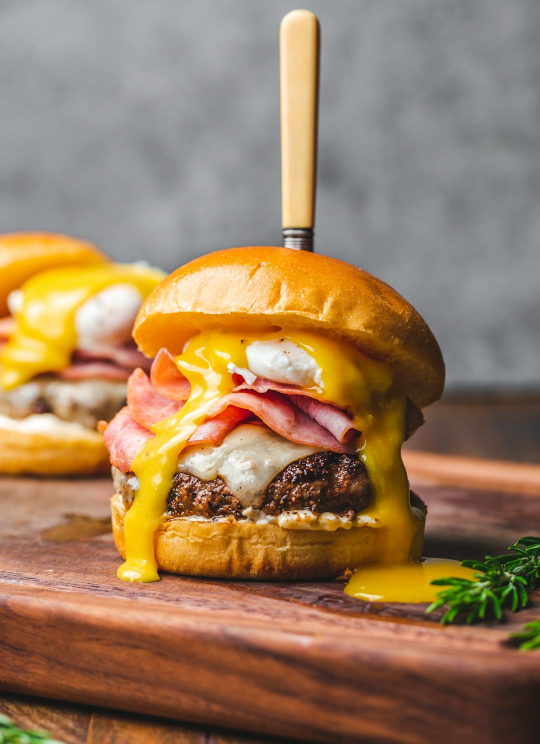
#> input picture data/no/food_-GFCYhoRe48.jpg, 1080 x 1488 px, given as the content of the folder ../data/yes, which was not available (shown at 1/2 size)
$ python compare_optimizers.py
#> lines starting #> are read from the running program, lines starting #| are printed output that depends on the picture; pictures that were not available may be replaced by others from this repository, and a replacement may not be noted
### src/features.py
"""
features.py

Turns an image into a feature vector - a list of numbers describing it.
An image goes from a grid of pixels
to a single point in N-dimensional space. Everything downstream (the
model, the math, the learning) happens on these vectors, not on raw
pixels. Raw pixels would need far more data than we have (a few hundred
images per question) to learn anything real.
"""

from PIL import Image
import numpy as np


def load_image(path, size=(64, 64)):
    """Load an image, force it to RGB, resize to a fixed size.
    Fixed size matters: every image needs to produce a feature
    vector of the same length so we can compare / train on them."""
#> called with path = '../data/yes/food_-GFCYhoRe48.jpg', size = (64, 64)
    img = Image.open(path).convert("RGB")
#> img is the input picture: PIL image 1080x1488 RGB; mean R, G, B 155.6, 126.1, 95.5
    img = img.resize(size)
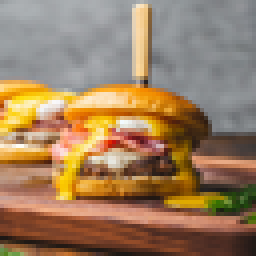
#> img: PIL image 64x64 RGB (shown 4 times larger); mean R, G, B 155.6, 126.1, 95.5
    return np.array(img) / 255.0  # scale pixel values to [0, 1]


def average_color(img_array):
    """Mean of R, G, B across the whole image. 3 numbers.
    This is just an average - sum every pixel's R value, divide by
    count. Same for G and B."""
    return img_array.mean(axis=(0, 1))  # shape: (3,)


def brightness(img_array):
    """Overall brightness = average of the average color channels.
    Standard luminance-ish approximation."""
    avg = average_color(img_array)
#> avg = [0.61, 0.494, 0.375]
    return float(0.299 * avg[0] + 0.587 * avg[1] + 0.114 * avg[2])


def saturation(img_array):
    """How 'colorful' vs 'gray' the image is, on average.
    For each pixel: saturation = (max(R,G,B) - min(R,G,B)) / max(R,G,B)
    Then we average that over every pixel in the image."""
    r, g, b = img_array[..., 0], img_array[..., 1], img_array[..., 2]
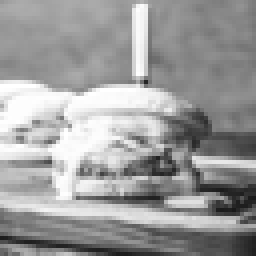
#> r: shape (64, 64) float64 (shown 4 times larger); min 0.098, max 1, mean 0.61
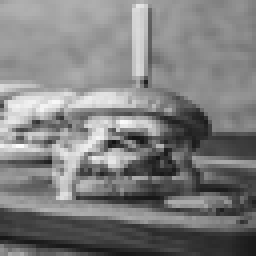
#> g: shape (64, 64) float64 (shown 4 times larger); min 0.0706, max 0.988, mean 0.494
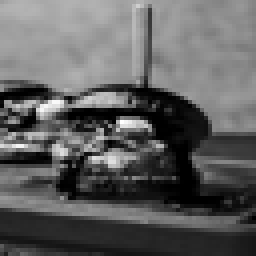
#> b: shape (64, 64) float64 (shown 4 times larger); min 0, max 1, mean 0.375
    mx = np.maximum(np.maximum(r, g), b)
    mn = np.minimum(np.minimum(r, g), b)
    sat = np.where(mx > 0, (mx - mn) / (mx + 1e-8), 0)
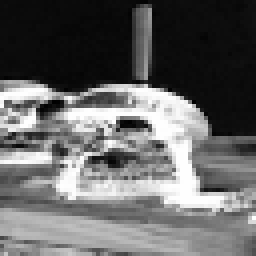
#> sat: shape (64, 64) float64 (shown 4 times larger); min 0.00402, max 1, mean 0.402
    return float(sat.mean())


def color_variance(img_array):
    """How much color varies across the image (busy vs calm).
    Variance = average squared distance from the mean. High variance
    = lots of different colors/tones. Low variance = flat, minimal."""
    return float(img_array.var())


def contrast(img_array):
    """Standard deviation of brightness across pixels.
    Std dev = sqrt(variance). Measures how much light/dark the image
    swings between light and dark, not just how varied the color is."""
    gray = 0.299 * img_array[..., 0] + 0.587 * img_array[..., 1] + 0.114 * img_array[..., 2]
    return float(gray.std())


def warmth(img_array):
    """Red+yellow vs blue balance. Positive = warm, negative = cool.
    A simple heuristic: (R - B) averaged over the image."""
    avg = average_color(img_array)
#> avg = [0.61, 0.494, 0.375]
#> (the rest of the program and of its run is left out)
